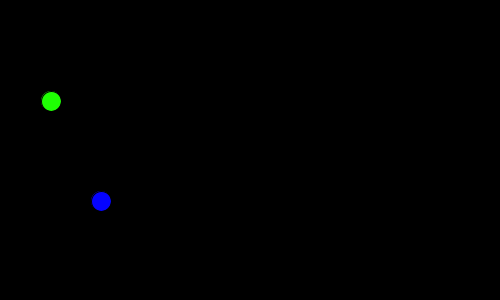
Frame 1 (no input)
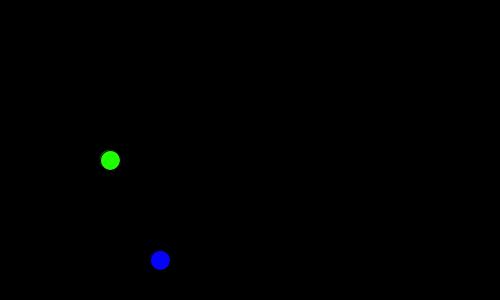
Frame 60 (the mouse pressed at the canvas centre just before this capture)
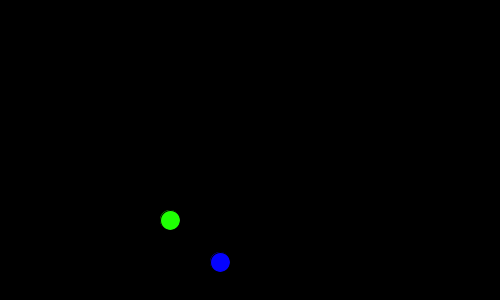
Frame 120 (the mouse held since frame 60 and released just before this capture)

The Processing sketch that drew these frames (run headless with seeded random() and noise(); from frame 60 on, the mouse is pressed at the canvas centre):

// Processing sketch: ArithemticInClassObjectMultiple
// ── ArithemticInClassObjectMultiple.pde
// Global Variables
Ball myBall; //Object is Global
Ball yourBall;

void setup() {
  size(500, 300); //fullScreen(), displayWidth & displayHeight
  // Landscape vs. portrait views, leads to screenSize Checker
  myBall = new Ball(width*1/10, height*1/3, width*1/25, color(31,255,3)); //#1FFF03
  yourBall = new Ball(width*2/10, height*2/3, width*1/25, #0503FF);
} //End of setup()

void draw() {
  background(0);
  //Arithmetic first ... two sections
  myBall.step();
  yourBall.step();
  //
  //Bouncing Code
  myBall.bounce();
  yourBall.bounce();
  //
  //Drawing Second
  myBall.draw();
  yourBall.draw();
} //End of draw() //Empty Loop

void keyPressed () {
}

void mousePressed() {
}

// ── Ball.pde
class Ball {
  float x;
  float y;
  float diameter;
  color colour;
  float xSpeed;
  float ySpeed;

  Ball (float x, float y, float diameter, color colour) { // Constructor
    this.x = x;
    this.y = y;
    this.diameter = diameter;
    this.colour = colour;
    xSpeed = 1;
    ySpeed = 1; 
  } //End Constructor

  void step () {
    x += xSpeed;
    y += ySpeed;
  } // End of step()

  void bounce () { //must pass width, 500, and height, 300
    if (x-diameter*1/2 < 0 || x+diameter*1/2 > 500) {
      xSpeed *= -1;
    }
    if (y-diameter*1/2 < 300*0 || y+diameter*1/2 > 300) {
      ySpeed *= -1;
    }
  } // End of bounce()

  void draw() {
    fill(colour);
    ellipse(x, y, diameter, diameter);
  } //End of draw()
}
